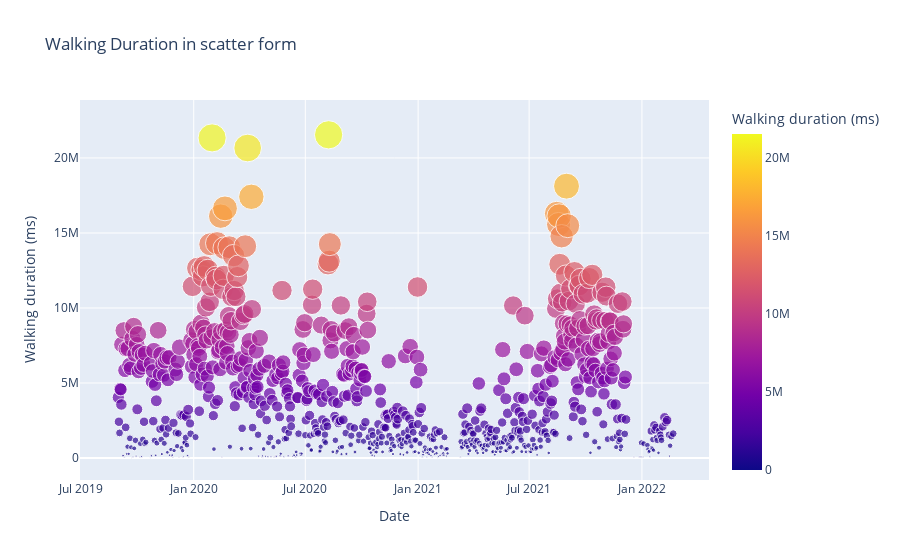

This figure's notebook cell:
### Markdown cell above
![](./average_speed.svg)

### Code cell
figure_date_walkingduration = px.scatter(date_walkingduration_df, x='Date', y='Walking duration (ms)', size='Walking duration (ms)', color='Walking duration (ms)', title='Walking Duration in scatter form')

figure_date_walkingduration.show()


figure_date_walkingduration.write_image("./walkingduration.svg")

### Figure 1 — Plotly figure (JSON) as saved in the notebook; plotly's stock layout.template omitted (floating-point values rounded to 4 significant figures; data arrays with more than 128 entries replaced by an {"elided": "..."} marker saying what was removed)
{"data": [{"hovertemplate": "Date=%{x}<br>Walking duration (ms)=%{marker.color}<extra></extra>", "legendgroup": "", "marker": {"color": {"elided": "829 int values"}, "coloraxis": "coloraxis", "size": {"elided": "829 int values"}, "sizemode": "area", "sizeref": 53860.0, "symbol": "circle"}, "mode": "markers", "name": "", "orientation": "v", "showlegend": false, "type": "scatter", "x": {"elided": "829 str values"}, "xaxis": "x", "y": {"elided": "829 int values"}, "yaxis": "y"}], "layout": {"coloraxis": {"colorbar": {"title": {"text": "Walking duration (ms)"}}, "colorscale": [[0, "#0d0887"], [0.1111, "#46039f"], [0.2222, "#7201a8"], [0.3333, "#9c179e"], [0.4444, "#bd3786"], [0.5556, "#d8576b"], [0.6667, "#ed7953"], [0.7778, "#fb9f3a"], [0.8889, "#fdca26"], [1, "#f0f921"]]}, "legend": {"itemsizing": "constant", "tracegroupgap": 0}, "title": {"text": "Walking Duration in scatter form"}, "xaxis": {"anchor": "y", "domain": [0, 1], "title": {"text": "Date"}}, "yaxis": {"anchor": "x", "domain": [0, 1], "title": {"text": "Walking duration (ms)"}}}}
